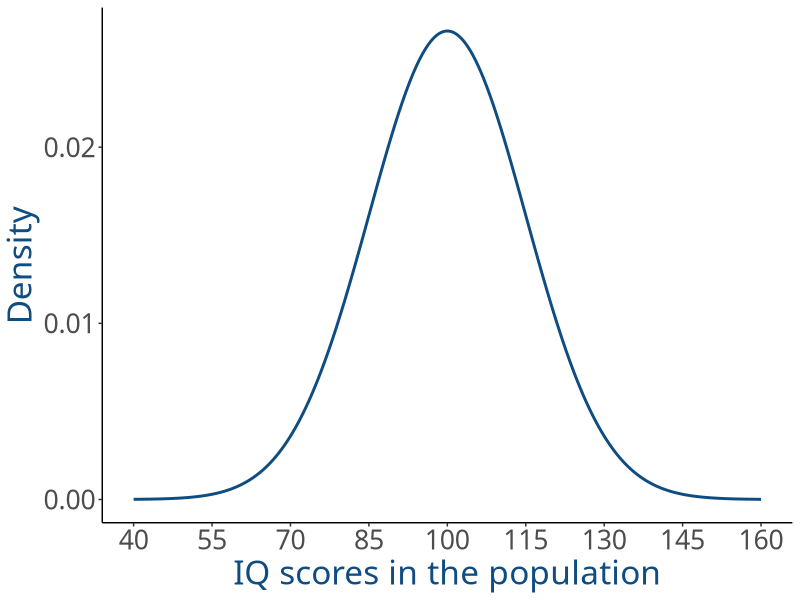
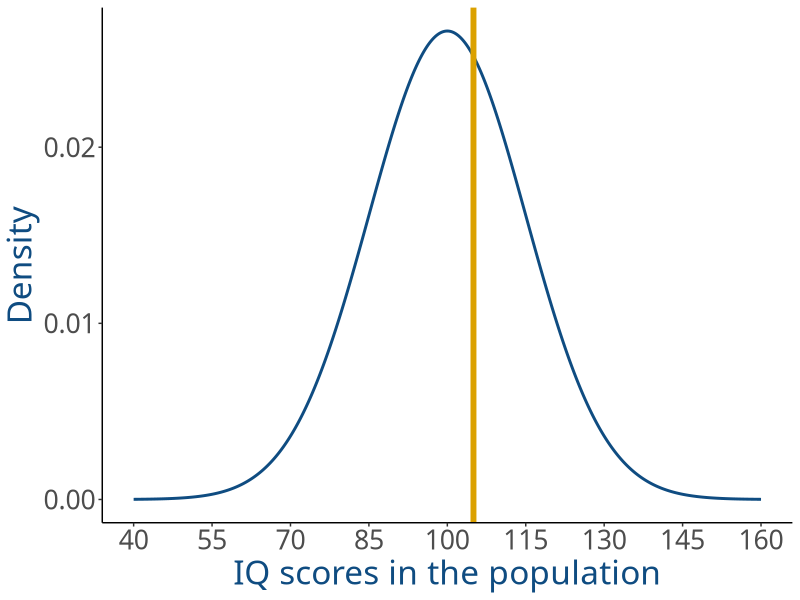
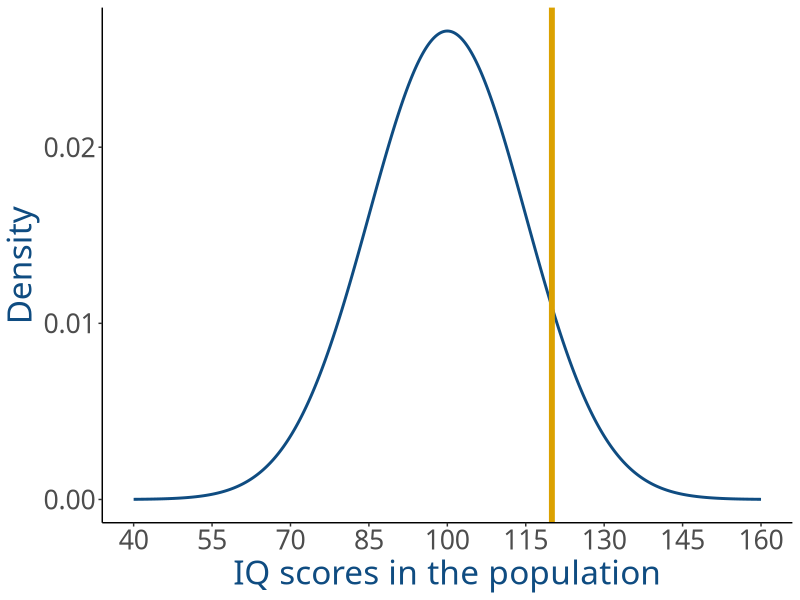
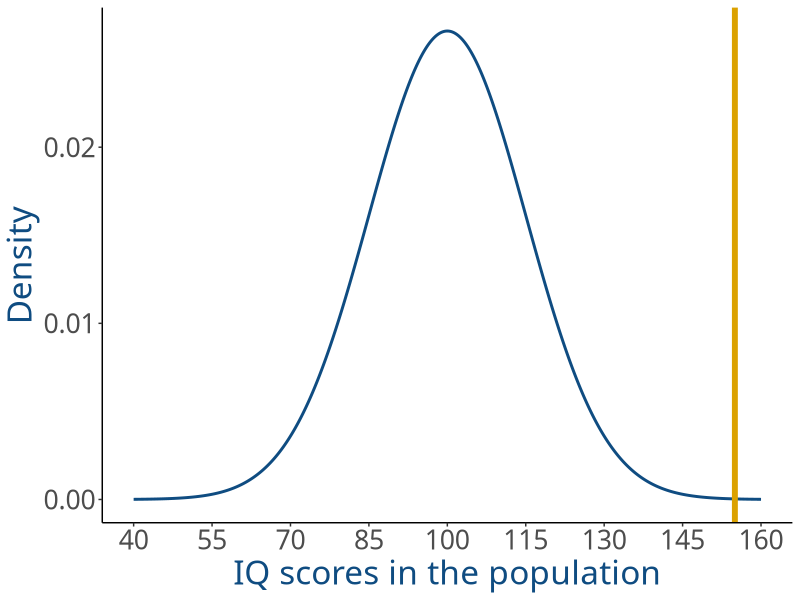
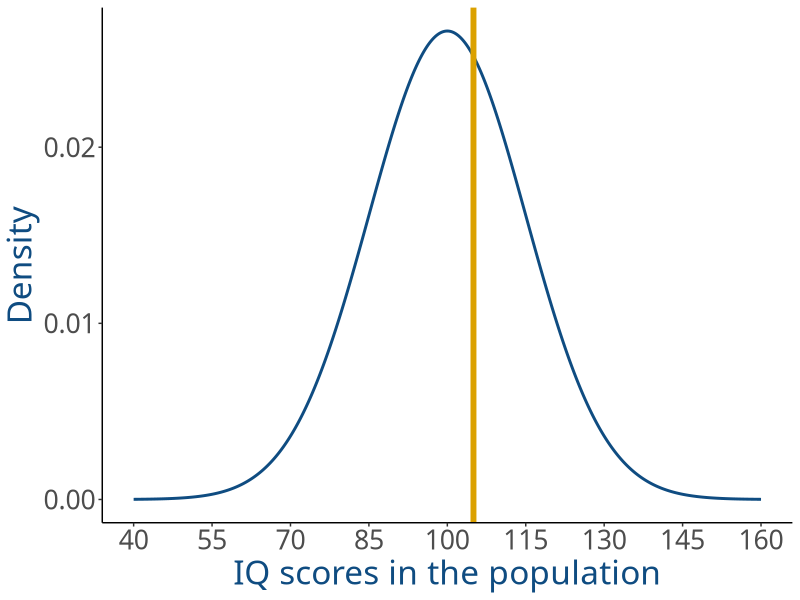
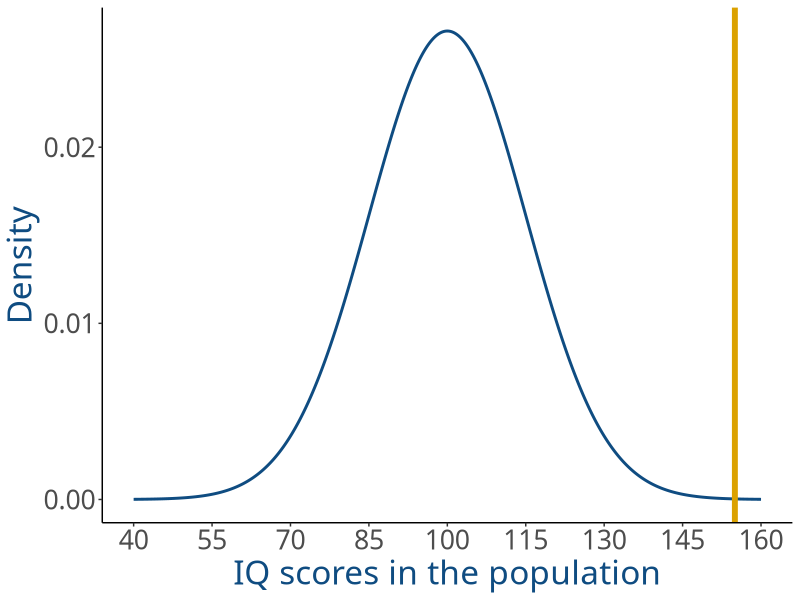

The R source for these figures, in order:
## ---- chunk 1
#| label: setup
#| include: false

library(tidyverse)
library(patchwork)

options(digits=7)

dapr1blue <- '#0F4C81'

# # i have no idea why these options aren't "taking"
# # for the plots in this file specifically
# theme_set(theme_minimal())
# theme_update(
#   text = element_text(family = 'Source Sans 3', size = 100),
#   panel.grid.minor = element_blank(),
#   strip.background = element_blank(),
#   strip.text.x = element_text(size = 24)
# )
## ---- chunk 2
set.seed(1)
iq_data <- tibble(
  iq = rnorm(n = 99, mean = 100, sd = 20) |> round()
) |>
  bind_rows(
    tibble(iq = 123)
  )
mean(iq_data$iq)
## ---- chunk 3
#| out.width: 1100px

mu <- 100
sigma <- 15

x <- seq((mu - 4*sigma), (mu + 4*sigma), length.out = 1000)
y <- dnorm(x, mean = mu, sd = sigma)
df <- data.frame(x = x, y = y)

p_iq_pop <- ggplot(df, aes(x = x, y = y)) +
  geom_line(linewidth = 1, color = "#0F4C81") +
  labs(x = "IQ scores in the population", y = "Density") +
  scale_x_continuous(breaks = seq(
    (mu - 4*sigma), (mu + 4*sigma), by = sigma)
    ) +
  theme_classic() +
  theme(
    text = element_text(family = 'Source Sans 3', size = 24),
    axis.title = ggplot2::element_text(color = dapr1blue)
  ) +
  NULL

p_iq_pop
## ---- chunk 4
#| out.width: 1100px
curr_iq <- 105
p_iq_pop +
  geom_vline(xintercept = curr_iq, colour = '#DBA100', linewidth = 2) +
  NULL
## ---- chunk 5
#| out.width: 1100px
curr_iq <- 120
p_iq_pop +
  geom_vline(xintercept = curr_iq, colour = '#DBA100', linewidth = 2) +
  NULL
## ---- chunk 6
#| out.width: 1100px
curr_iq <- 155
p_iq_pop +
  geom_vline(xintercept = curr_iq, colour = '#DBA100', linewidth = 2) +
  NULL
## ---- chunk 7
p_iq_pop +
  geom_vline(xintercept = 105, colour = '#DBA100', linewidth = 2) +
  NULL
## ---- chunk 8
p_iq_pop +
  geom_vline(xintercept = 155, colour = '#DBA100', linewidth = 2) +
  NULL
## ---- chunk 9
iq_data |> 
  head()
## ---- chunk 10
options(digits=22)  
# FIXME rendered output rounds to nearest integer despite this option being set
iq_data |>
  summarise(
    m = mean(iq)
  )
